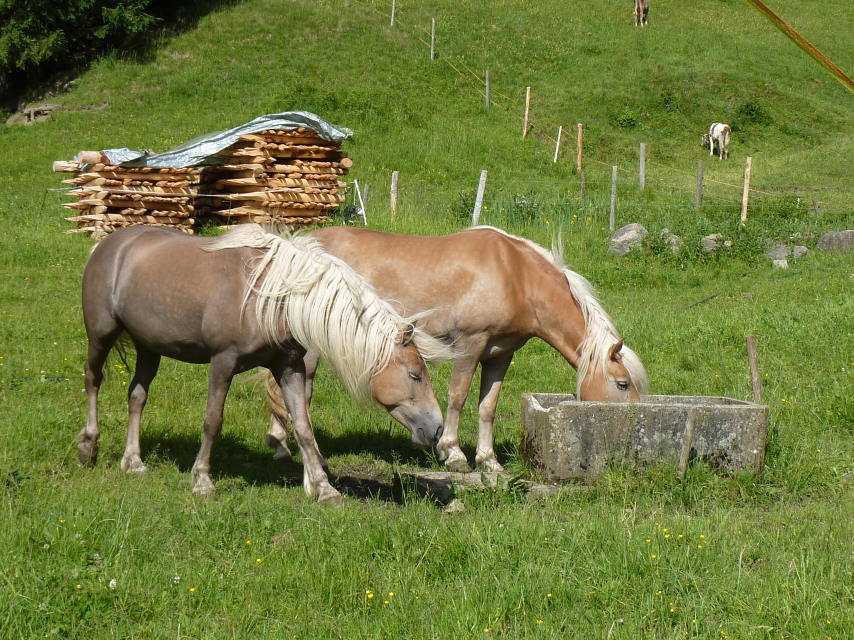
#> input picture 1- Tutorials (Filtering)/horses.JPG, 2560 x 1920 px (shown at 1/3 size); its folder holds only this picture in this run
$ jupyter execute --allow-errors filtering.ipynb   (shell and % lines are left out)
#> lines starting #> are read from the running program, lines starting #| are printed output that depends on the picture; after the words box and inside, x2 and y2 are one past the last pixel; in counts of white or black regions, pixels touching at a corner belong together
**Basic Image Processing**

_This notebook uses scikit-image to give example of basic image processing operation. scikit-image works directly with scipy arrays and is therefore easy to integrate._

[cell 1]
# Adapted helper routine from Aurelien Geron: Hand-on Machine Learning with Scikit-learn & Tensorflow.

# To support both python 2 and python 3
from __future__ import division, print_function, unicode_literals

# Common imports
import numpy as np
import os
import skimage

# to make this notebook's output stable across runs
np.random.seed(42)

# To plot pretty figures
import matplotlib
import matplotlib.pyplot as plt
plt.rcParams['axes.labelsize'] = 14
plt.rcParams['xtick.labelsize'] = 12
plt.rcParams['ytick.labelsize'] = 12

# Where to save the figures
PROJECT_ROOT_DIR = "."
NB_ID = "imageprocessing"

# create the directory if it does not exist
os.makedirs(os.path.join(PROJECT_ROOT_DIR, "images", NB_ID), exist_ok = True)

def save_fig(fig_id, tight_layout=True):
    path = os.path.join(PROJECT_ROOT_DIR, "images", NB_ID, fig_id + ".png")
    print("Saving figure", fig_id)
    if tight_layout:
        plt.tight_layout()
    plt.savefig(path, format='png', dpi=300)

[cell 2]
def dispImage( imgArray ):
    # Based on post by Joe Kington at https://stackoverflow.com/questions/8056458
    dpi = 282 # 4K at 15.6"
    margin = 0.05 # (5% of the width/height of the figure...)
    xpixels, ypixels = imgArray.shape[1], imgArray.shape[0]

    # Make a figure big enough to accomodate an axis of xpixels by ypixels
    # as well as the ticklabels, etc...
    figsize = (1 + margin) * ypixels / dpi, (1 + margin) * xpixels / dpi

    fig = plt.figure(figsize=figsize, dpi=dpi)
    # Make the axis the right size...
    ax = fig.add_axes([margin, margin, 1 - 2*margin, 1 - 2*margin])

    if len(imgArray.shape) < 3:
        ax.imshow(imgArray, interpolation='none', cmap=plt.cm.gray)
    else:
        ax.imshow(imgArray, interpolation='none')

    plt.show()

[cell 3]
def plot_histogram(image, axes, bins=256):
    """Plot an image's histogram along with cumulative histogram.
       Adapted from the scikit-image examples
    """
    image = skimage.img_as_float(image)
    ax_img, ax_hist = axes
    ax_cdf = ax_hist.twinx()

    # Display image
    ax_img.imshow(image, cmap=plt.cm.gray)
    ax_img.set_axis_off()

    # Display histogram with mathplot hist
    ax_hist.hist(image.ravel(), bins=bins, histtype='step', color='black')
    ax_hist.ticklabel_format(axis='y', style='scientific', scilimits=(0, 0))
    ax_hist.set_xlabel('Pixel intensity')
    ax_hist.set_xlim(0, 1)
    ax_hist.set_yticks([])

    # Display cumulative distribution
    img_cdf, bins = skimage.exposure.cumulative_distribution(image, bins)
    ax_cdf.plot(bins, img_cdf, 'r')
    ax_cdf.set_yticks([])

    return ax_img, ax_hist, ax_cdf

Let's read an image and look at it

[cell 4]
from skimage.io import imread
horses = skimage.io.imread('horses.JPG')
#> horses is the input picture: shape (1920, 2560, 3); mean R, G, B 114.9, 124.7, 63.5

[cell 5]
type(horses)

[cell 6]
horses.shape
#> Out = (1920, 2560, 3)

[cell 7]
horses_red = horses.copy()
horses_red[:,:,0] = horses_red[:,:,0]
horses_red[:,:,1] = 0
horses_red[:,:,2] = 0

# horses_slice.shape

dispImage(horses_red)

[cell 8]
#small helper function
from skimage.transform import resize

def downSize( imgArray, factor ):
    imgDown = skimage.transform.resize(imgArray,
                                       (imgArray.shape[0] / factor, imgArray.shape[1] / factor),
                                       anti_aliasing=True)
    return imgDown

[cell 9]
horses_slice = horses[:,:,2]
horses_slice.shape
#> Out = (1920, 2560)

[cell 10]
dispImage(horses_slice)

[cell 11]
smallImg = downSize(horses,4)
print('Resized image is {0} x {1}'.format(smallImg.shape[1], smallImg.shape[0]))
#| Resized image is 640 x 480

[cell 12]
horses_green = horses.copy()
horses_green[:,:,0] = 0
horses_green[:,:,2] = 0


dispImage(horses_green)

# dispImage(smallImg[0:300,50:200,0])

#> (a cell that did not finish here is left out)

[cell 14]
dispImage(smallImg[:,:,:])

Let's take just the blue channel and pretend that it is a picture that is too dark

[cell 15]
darkPic = skimage.color.rgb2gray(smallImg)
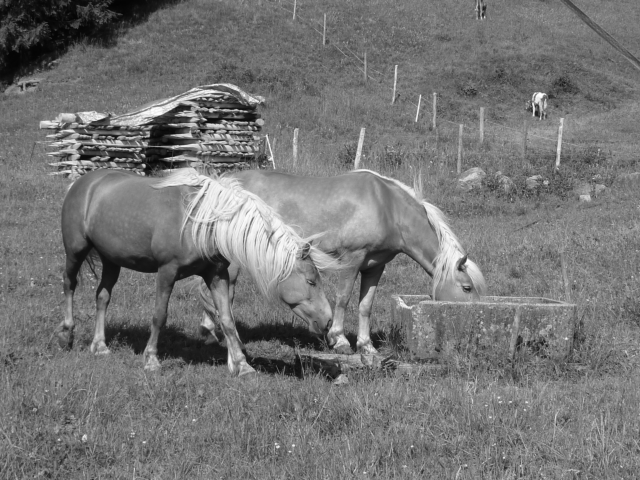
#> darkPic: shape (480, 640) float64; min 0.0152, max 0.999, mean 0.464

# darkPic[:,:,0] = 0
# darkPic[:,:,1] = 0


dispImage(darkPic)

Apply various value of gamma correcction

[cell 16]
from skimage.exposure import adjust_gamma

fig = plt.figure(figsize=(16, 9))
axes = np.zeros((2, 4), dtype=np.object)
axes[0, 0] = fig.add_subplot(2, 4, 1)
for i in range(1, 4):
    axes[0, i] = fig.add_subplot(2, 4, 1+i, sharex=axes[0,0], sharey=axes[0,0])
for i in range(0, 4):
    axes[1, i] = fig.add_subplot(2, 4, 5+i)
ax_img, ax_hist, ax_cdf = plot_histogram(darkPic, axes[:, 0])
#> in plot_histogram, `img_cdf, bins = skimage.exposure.cumulative_distribution(image, bins)`: img_cdf = 256 values from 0.000163 to 1; bins = 256 values from 0.0172 to 0.997
ax_img.set_title('Dark Image')

y_min, y_max = ax_hist.get_ylim()
#> y_min = 0; y_max = 6101.6
ax_hist.set_ylabel('Number of pixels')
ax_hist.set_yticks(np.linspace(0, y_max, 5))

ax_img, ax_hist, ax_cdf = plot_histogram(skimage.exposure.adjust_gamma(darkPic, gamma=2.0, gain=1), axes[:, 1])
ax_img.set_title('Gamma 2.0')

ax_img, ax_hist, ax_cdf = plot_histogram(skimage.exposure.adjust_gamma(darkPic, gamma=1.0, gain=2.5), axes[:, 2])
ax_img.set_title('Gain 2.5')

ax_img, ax_hist, ax_cdf = plot_histogram(skimage.exposure.adjust_gamma(darkPic, gamma=0.5, gain=1.0), axes[:, 3])
#> call 4 of plot_histogram, with axes = array of shape (2,), bins = 256
#> in plot_histogram (call 4), `image = skimage.img_as_float(image)`:
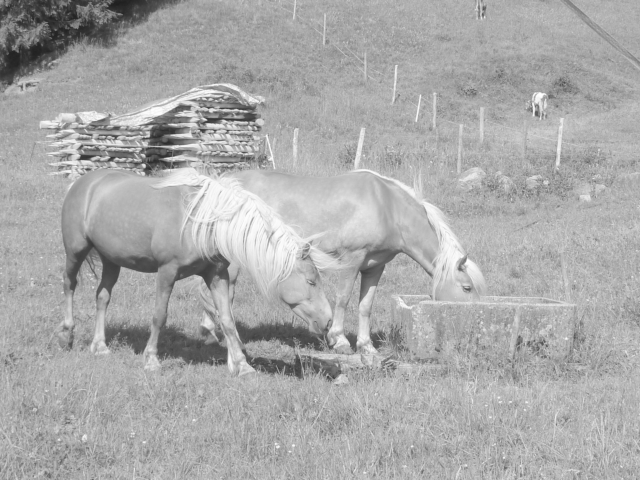
#> image: shape (480, 640) float64; min 0.123, max 0.999, mean 0.67
#> in plot_histogram (call 4), `img_cdf, bins = skimage.exposure.cumulative_distribution(image, bins)`: img_cdf = 256 values from 2.6e-05 to 1; bins = 256 values from 0.125 to 0.998
ax_img.set_title('Gamma 0.5')

save_fig("gamma_histogram")
#> in save_fig, `plt.savefig(path, format='png', dpi=300)`:
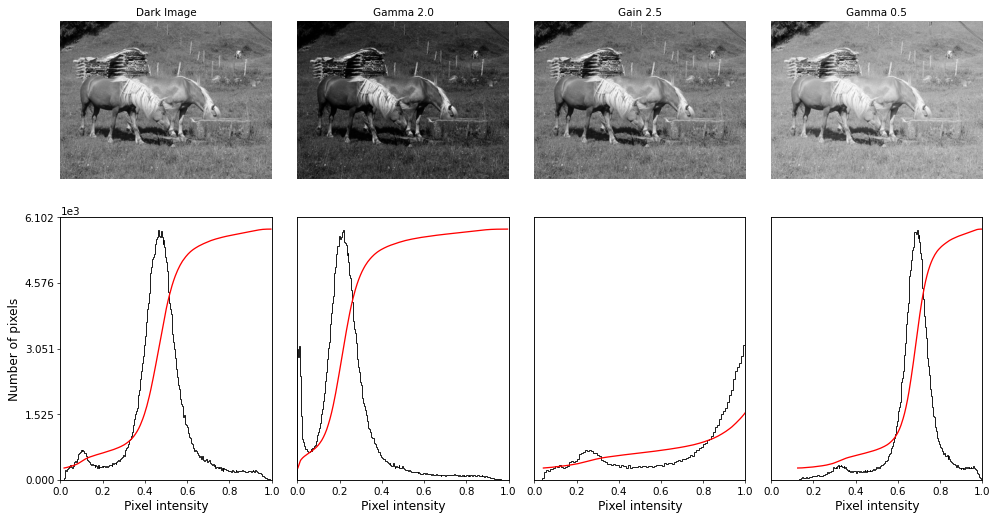
#> figure drawn by matplotlib, 12 panels

# Contrast stretching

[cell 17]
from skimage import exposure
x = np.array([5,7,2,6,1,5,3,5,2,7,9,2,1,4.5])/9
x.sort()
print(x)

# print(np.percentile(x, 50)) # Median

# print(np.percentile(x, 25))
# # x

# list(exposure.rescale_intensity(x, in_range=(0.4, 0.6)))


np.percentile(x, (1, 90))

[cell 18]
from skimage import exposure

fig = plt.figure(figsize=(16, 9))
axes = np.zeros((2, 3), dtype=np.object)
axes[0, 0] = fig.add_subplot(2, 3, 1)
for i in range(1, 3):
    axes[0, i] = fig.add_subplot(2, 3, 1+i, sharex=axes[0,0], sharey=axes[0,0])
for i in range(0, 3):
    axes[1, i] = fig.add_subplot(2, 3, 4+i)
ax_img, ax_hist, ax_cdf = plot_histogram(darkPic, axes[:, 0])
ax_img.set_title('Dark Image')

y_min, y_max = ax_hist.get_ylim()
ax_hist.set_ylabel('Number of pixels')
ax_hist.set_yticks(np.linspace(0, y_max, 5))

pLow, pHigh = np.percentile(darkPic, (1, 90))
#> pLow = 0.0614; pHigh = 0.611
rescalePic = exposure.rescale_intensity(darkPic, in_range=(pLow, pHigh))
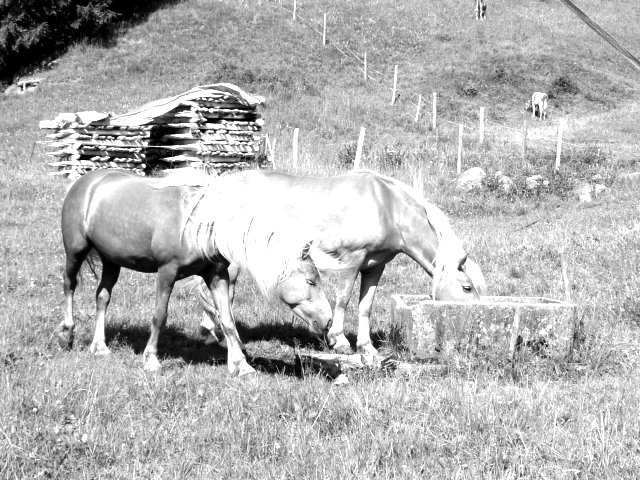
#> rescalePic: shape (480, 640) float64; min 0, max 1, mean 0.709

ax_img, ax_hist, ax_cdf = plot_histogram(rescalePic, axes[:, 1])
ax_img.set_title('1-90 Percentile')

pLow, pHigh = np.percentile(darkPic, (50, 60))
#> pLow = 0.467; pHigh = 0.488
rescalePic = exposure.rescale_intensity(darkPic, in_range=(pLow, pHigh))
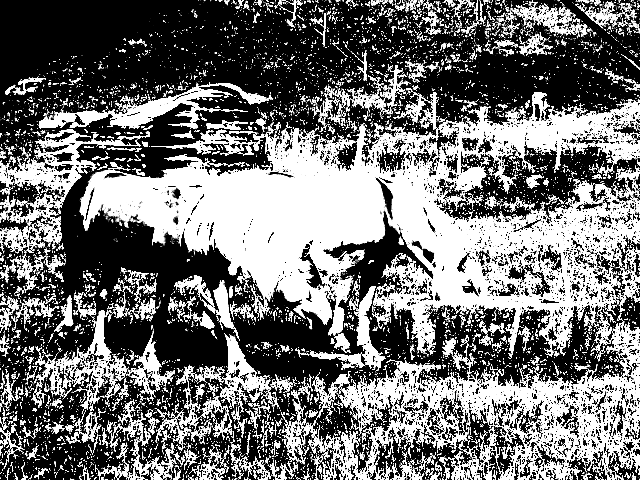
#> rescalePic: shape (480, 640) float64; min 0, max 1, mean 0.45

ax_img, ax_hist, ax_cdf = plot_histogram(rescalePic, axes[:, 2])
ax_img.set_title('10-98 Percentile')

save_fig("rescale_histogram")
#> call 2 of save_fig, with fig_id = 'rescale_histogram', tight_layout = True
#> in save_fig (call 2), `plt.savefig(path, format='png', dpi=300)`:
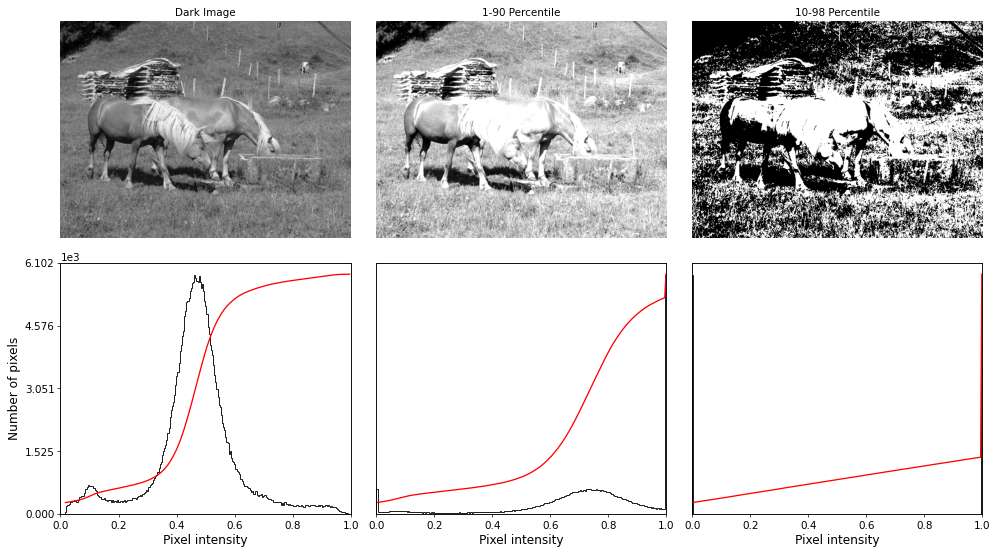
#> figure drawn by matplotlib, 9 panels

# Global Thresholding

#> (a cell that did not finish here is left out)

[cell 20]
# Apply Global thressholding with value 0.3
thresh = 0.1
#> thresh = 0.1
#> (the rest of this cell did not finish here and is left out)

[cell 21]
from skimage.filters import threshold_otsu
#> (the rest of this cell did not finish here and is left out)

# Adaptive(Local) Thresholding

#> (a cell that did not finish here is left out)

[cell 23]
from skimage.filters import threshold_otsu
thresh = 0.2
#> thresh = 0.2
print ("Calculated Thresshold is:", int(thresh*100)/100)
#| Calculated Thresshold is: 0.2
#> (the rest of this cell did not finish here and is left out)

[cell 24]
from skimage.filters import threshold_otsu, threshold_local

#> (the rest of this cell did not finish here and is left out)

# Histogram Equalization

[cell 25]
from skimage import exposure

fig = plt.figure(figsize=(16, 9))
axes = np.zeros((2, 3), dtype=np.object)
axes[0, 0] = fig.add_subplot(2, 3, 1)
for i in range(1, 3):
    axes[0, i] = fig.add_subplot(2, 3, 1+i, sharex=axes[0,0], sharey=axes[0,0])
for i in range(0, 3):
    axes[1, i] = fig.add_subplot(2, 3, 4+i)
ax_img, ax_hist, ax_cdf = plot_histogram(darkPic, axes[:, 0])
ax_img.set_title('Dark Image')

y_min, y_max = ax_hist.get_ylim()
ax_hist.set_ylabel('Number of pixels')
ax_hist.set_yticks(np.linspace(0, y_max, 5))

ax_img, ax_hist, ax_cdf = plot_histogram(exposure.equalize_hist(darkPic), axes[:, 1])
#> in plot_histogram (call 9), `image = skimage.img_as_float(image)`:
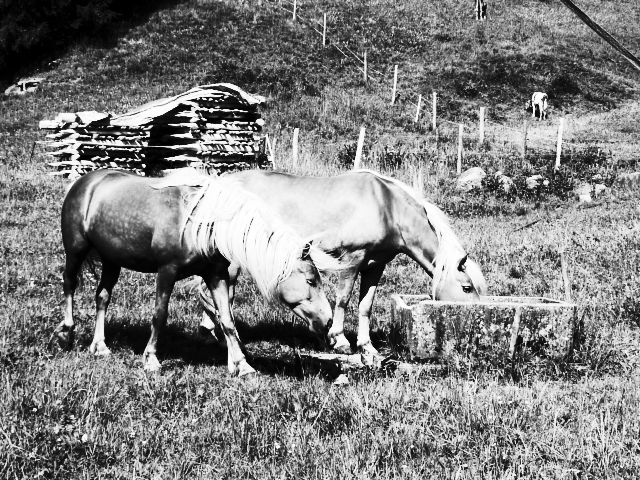
#> image: shape (480, 640) float64; min 0.000163, max 1, mean 0.505
#> in plot_histogram (call 9), `img_cdf, bins = skimage.exposure.cumulative_distribution(image, bins)`: img_cdf = 256 values from 0.00358 to 1; bins = 256 values from 0.00212 to 0.998
ax_img.set_title('Global')

ax_img, ax_hist, ax_cdf = plot_histogram(exposure.equalize_adapthist(darkPic, clip_limit=0.03), axes[:, 2])
#> in plot_histogram (call 10), `image = skimage.img_as_float(image)`:
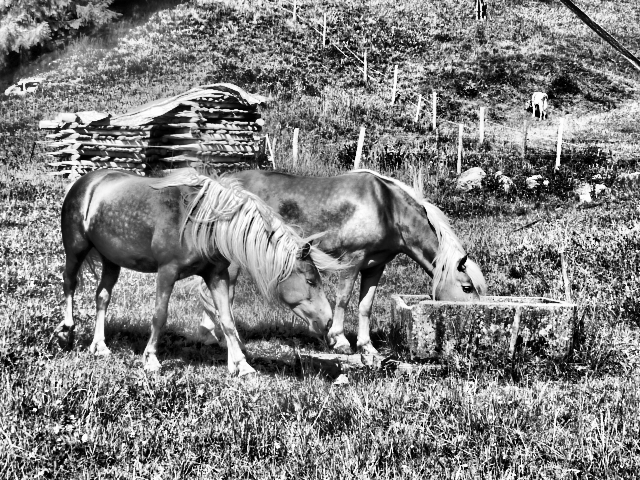
#> image: shape (480, 640) float64; min 0, max 1, mean 0.507
#> in plot_histogram (call 10), `img_cdf, bins = skimage.exposure.cumulative_distribution(image, bins)`: img_cdf = 256 values from 0.00153 to 1; bins = 256 values from 0.00195 to 0.998
ax_img.set_title('Adaptive')

save_fig("histogram_equal")

Various Edge detectors

[cell 26]
from skimage.filters import roberts, sobel, prewitt

smallImgGray = skimage.color.rgb2gray(horses)

edge_roberts = roberts(smallImgGray)
edge_sobel = sobel(smallImgGray)
edge_prewitt = prewitt(smallImgGray)

fig, ax = plt.subplots(ncols=3, sharex=True, sharey=True,
                       figsize=(16, 5))

edge_roberts

ax[0].imshow(edge_roberts, cmap=plt.cm.gray)
ax[0].set_title('Roberts Edge Detection')

ax[1].imshow(edge_sobel, cmap=plt.cm.gray)
ax[1].set_title('Sobel Edge Detection')

ax[2].imshow(edge_prewitt, cmap=plt.cm.gray)
ax[2].set_title('Prewitt Edge Detection')


for a in ax:
    a.axis('off')

plt.tight_layout()
save_fig("edge")
plt.show()

Use scipy to get a Gaussian filter size 9x9 with $1.5 \sigma$

[cell 27]
import scipy.ndimage

weights = np.zeros((9, 9))
weights[4,4] = 1.0
gaussF = scipy.ndimage.filters.gaussian_filter(weights, 1.5, order=0,truncate=3.0)

#Sobel mask in x
weights = np.zeros((3,3))
weights[:,0] = -np.ones((3,))
weights[:,2] = np.ones((3,))
DoGx = scipy.ndimage.convolve(gaussF, weights)

#Sobel mask in y
weights = np.zeros((3,3))
weights[0,:] = np.ones((3,))
weights[2,:] = -np.ones((3,))
DoGy = scipy.ndimage.convolve(gaussF, weights)

fig, ax = plt.subplots(ncols=2, sharex=True, sharey=True,
                       figsize=(16, 5))
ax[0].imshow(DoGx, cmap=plt.cm.gray)
ax[0].set_title('DoG x')

ax[1].imshow(DoGy, cmap=plt.cm.gray)
ax[1].set_title('DoG y')

plt.tight_layout()
save_fig("DoG")
plt.show()

[cell 28]
devX = scipy.ndimage.convolve(smallImgGray, DoGx)
devY = scipy.ndimage.convolve(smallImgGray, DoGy)

fig, ax = plt.subplots(ncols=3, sharex=True, sharey=True,
                       figsize=(16, 5))
ax[0].imshow(devX, cmap=plt.cm.gray)
ax[0].set_title('DoG x')

ax[1].imshow(devY, cmap=plt.cm.gray)
ax[1].set_title('DoG y')

ax[2].imshow(np.sqrt(np.square(devX) + np.square(devY)), cmap=plt.cm.gray)
ax[2].set_title('Magnitude')

plt.tight_layout()
save_fig("DevDoG")
plt.show()

[cell 29]
import math

fig = plt.figure(figsize=(12, 8))

# Calculate the angle but threshold with magnitude
mag = np.sqrt(np.square(devX) + np.square(devY))
angle = np.arctan2(-devY,devX) + math.pi

non_edge_indices = mag < 0.18
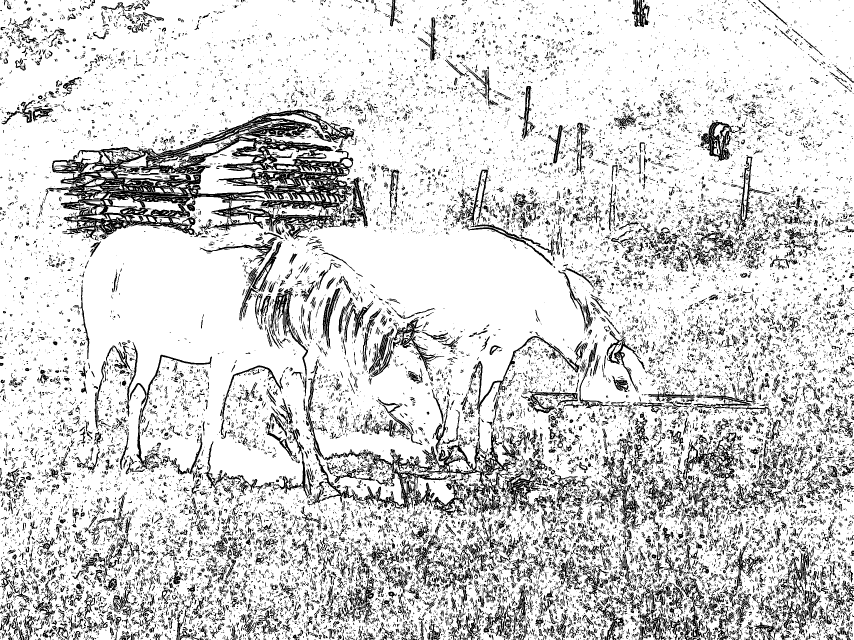
#> non_edge_indices: shape (1920, 2560) bool (shown at 1/3 size); 82.2% white; 25608 black regions (19381 under 20 px), largest, box (x1, y1, x2, y2) and area: (142, 326, 1062, 718) 115264, (1087, 1250, 1626, 1542) 24807, (2101, 365, 2220, 484) 4918
angle[non_edge_indices] = 0
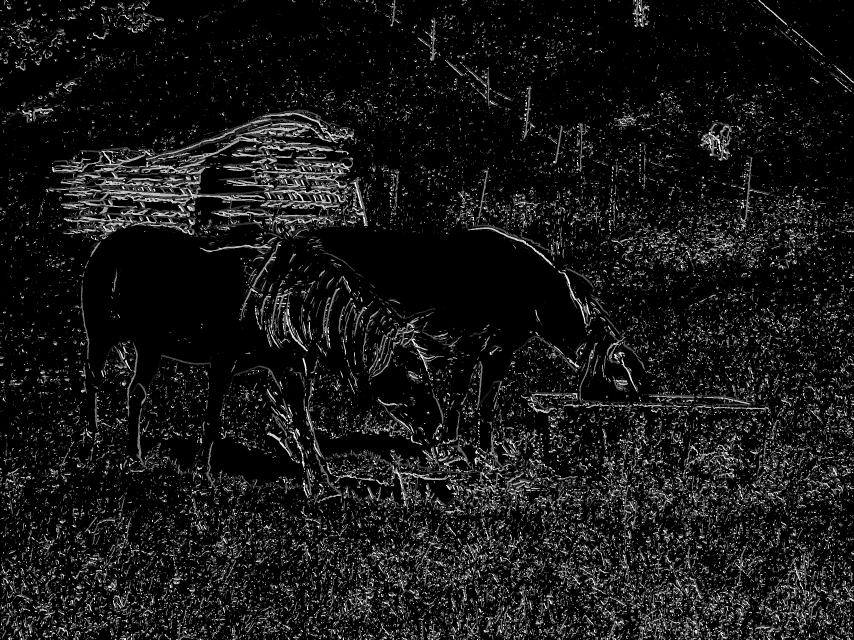
#> angle: shape (1920, 2560) float64 (shown at 1/3 size); min 0, max 6.28, mean 0.554; drawn with min black and max white

ax = plt.imshow(angle)
#
plt.title('Orientation')

plt.tight_layout()
save_fig("OrientDoG")
plt.show()
